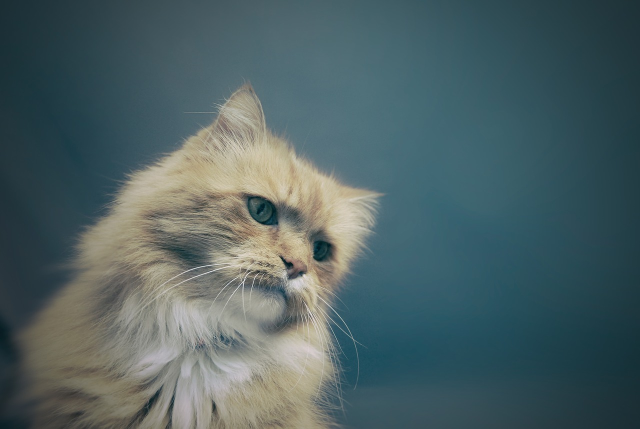
#> input picture Workspace/ml/data/cats2/cat (104).jpg, 1280 x 857 px (shown at 1/2 size); its folder holds only this picture in this run
$ jupyter execute --allow-errors example-01.ipynb
#> lines starting #> are read from the running program, lines starting #| are printed output that depends on the picture
[cell 1]
import numpy as np
import pandas as pd
import matplotlib.pyplot as plt
import os
import cv2

from sklearn.datasets import load_iris
from sklearn.metrics import accuracy_score

[cell 2]
iris = load_iris()

len(iris['target'])  # 150 samples

[cell 3]
def load_images_from_folder(folder_path, label, image_size=(64, 64)):
#> called with folder_path = 'data/cats2', label = 0, image_size = (64, 64)
    imgs = []
    targets = []

    for fname in os.listdir(folder_path):
        if not fname.lower().endswith(('.jpg', '.jpeg', '.png')):
            continue  # 허용된 이미지 확장자만
        path = os.path.join(folder_path, fname)
        img = cv2.imread(path, cv2.IMREAD_GRAYSCALE)
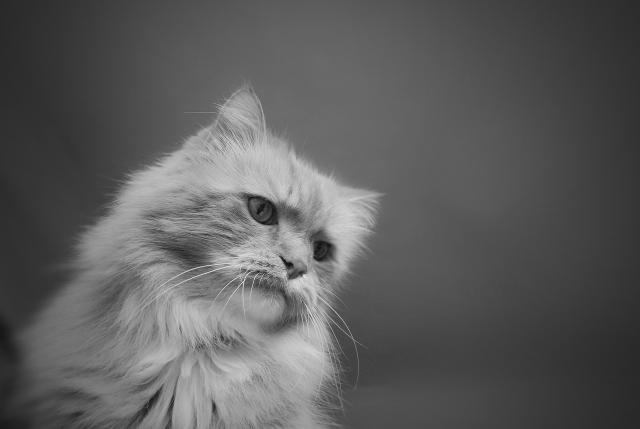
#> img: shape (857, 1280) (shown at 1/2 size); min 13, max 255, mean 92.6
        if img is None:
            print(f"❌ 이미지 로딩 실패: {path}")
            continue
        try:
            img = cv2.resize(img, image_size)
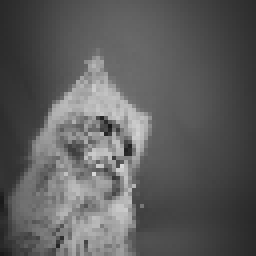
#> img: shape (64, 64) (shown 4 times larger); min 24, max 216, mean 92.5
        except Exception as e:
            print(f"⚠️ 이미지 리사이즈 실패: {path} - {e}")
            continue
        flat_vector = img.flatten() / 255.0
#> flat_vector = 4096 values, max 0.847 at index 2775, min 0.0941 at index 2011, mean 0.363
        imgs.append(flat_vector)
        targets.append(label)

    print(f"✅ {folder_path}에서 로드된 이미지 수: {len(imgs)}")
#| ✅ data/cats2에서 로드된 이미지 수: 1
    return imgs, targets

# 각 클래스 로드
cat_imgs, cat_targets = load_images_from_folder("data/cats2", label=0)
#> cat_imgs = 1 item; cat_targets = [0]
#> (the rest of this cell did not finish here and is left out)


# 합치기
all_imgs = cat_imgs + dog_imgs
all_targets = cat_targets + dog_targets

# numpy 배열 변환
cat_dog_dataset = {
    'data': np.array(all_imgs),
    'target': np.array(all_targets)
}

print("🎉 전체 이미지 수:", len(cat_dog_dataset['data']))
